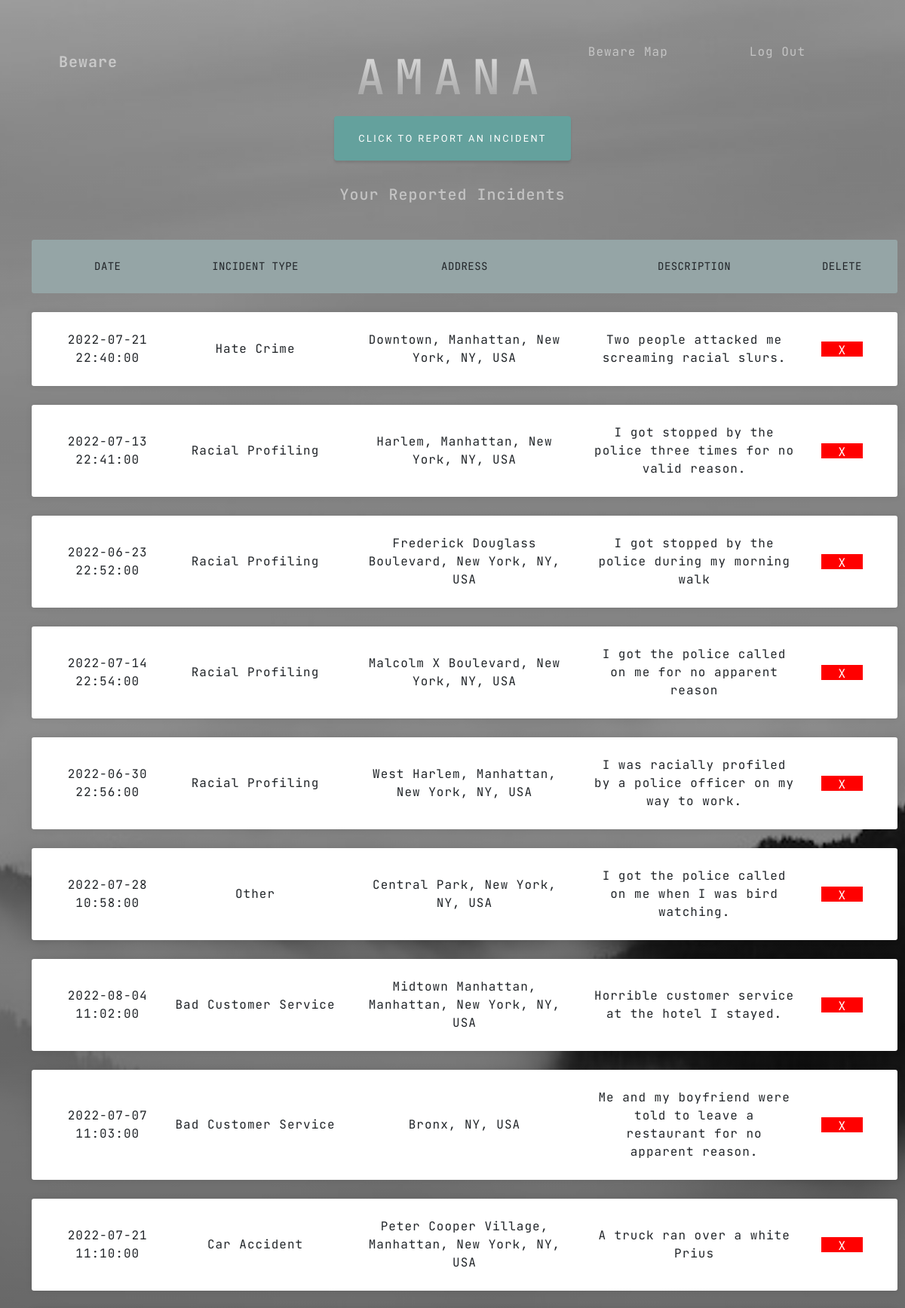
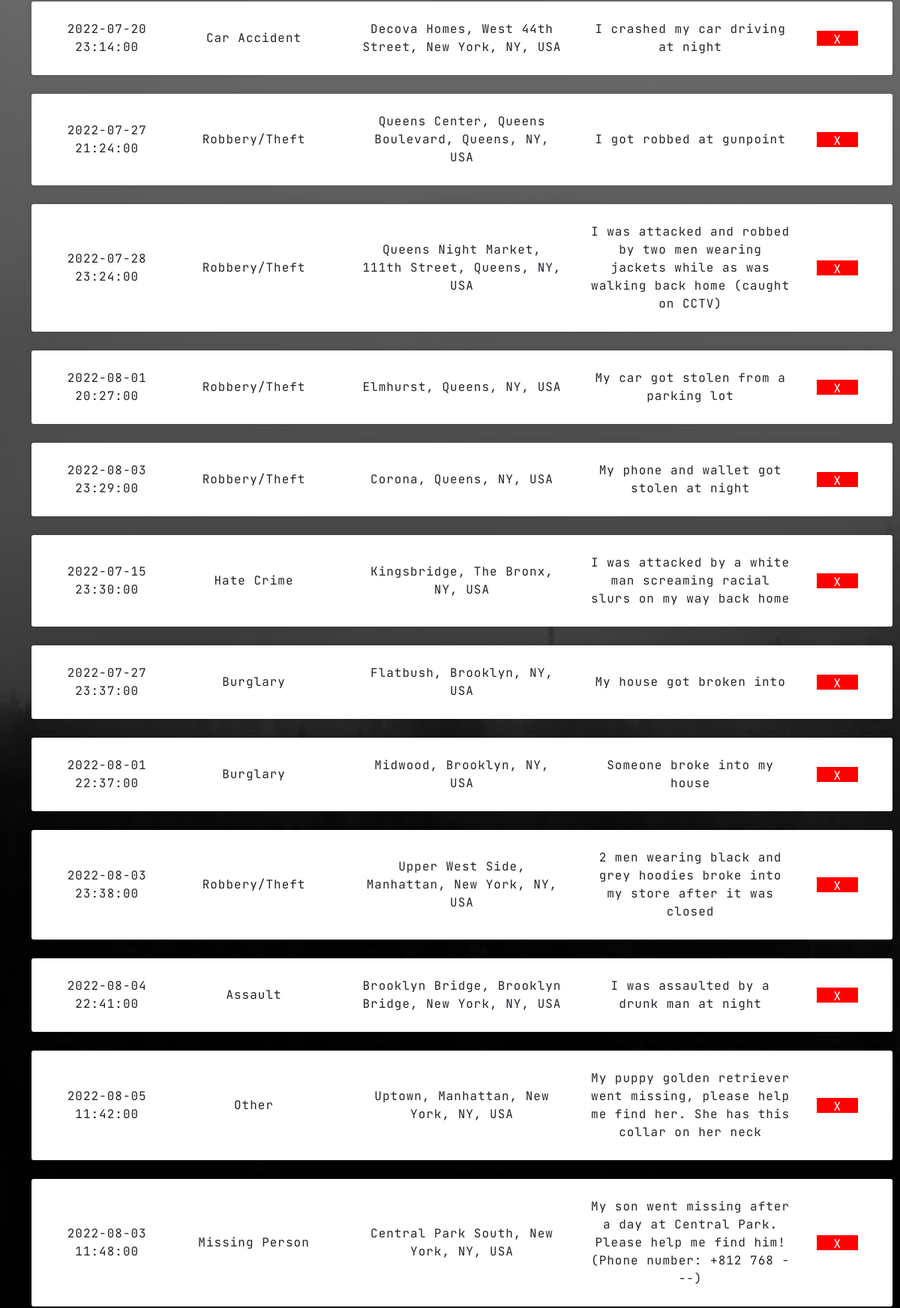
Screenshot of /myprofile (signed in, upper part) with the database file from the repository (2 pictures, top to bottom).
### model.py (models this page shows, shortened)
class Report(db.Model):
    id = db.Column(db.Integer, primary_key=True)
    address = db.Column(db.String(200), nullable=False)
    incident = db.Column(db.String(50), nullable=False)
    date = db.Column(db.DateTime(), nullable=False)
    description = db.Column(db.String(500), nullable=False)
    latitude = db.Column(db.String(10), nullable=False)
    longitude = db.Column(db.String(10), nullable=False)
    username = db.Column(db.String(20), nullable=False)
    image_file = db.Column(db.String(20), nullable = True)

### beware.py (the view)
@app.route("/myprofile")
def profile():
    if session.get('username'):
        return render_template('profile.html', user_reports= Report.query.filter_by(username=session['username']).all(), username= session['username'], types = types)
    else:
        return redirect(url_for('home'))

### templates/profile.html (shortened to what this page needs)
{% extends 'layout.html' %}
{% block navbar %}
<nav class="navbar navbar-expand-lg navbar-light fixed-top" id="mainNav">
    <div class="container px-4 px-lg-5">
        <a class="navbar-brand" href="{{ url_for('home') }}">Beware</a>
        <div class="collapse navbar-collapse" id="navbarResponsive">
            <ul class="navbar-nav ms-auto">
                <li class="nav-item"><a class="nav-link" href="{{ url_for('beware_map') }}">Beware Map</a></li>
                {% if session.username%}
                <li class="nav-item"><a class="nav-link" href="{{ url_for('logout') }}">Log Out</a></li>
                {%else%}
                <li class="nav-item"><a class="nav-link" href="{{ url_for('login') }}">Log In</a></li>
                {%endif%}
            </ul>
        </div>
    </div>
</nav>
{% endblock %}
{% block masthead %}
<header class="masthead">
    <div class="container px-4 px-lg-5 d-flex h-100 align-items-center justify-content-center">
        <div class="d-flex justify-content-center">
            <div class="text-center">
                <h1 class="mx-auto my-0 text-uppercase" style="font-size:4em; margin-top:50px!important;">{{username}}</h1>
                <a class="btn btn-primary" style="margin-left: auto; margin-right: auto; margin-bottom:25px;" href="{{ url_for('report') }}">Click to report an incident</a>
                <div class="user-report-table" >
                    <h2 class="text-white-50 mx-auto mt-2 mb-5">Your Reported Incidents</h2>
                    <ul class="responsive-table">
                        <li class="table-header">
                        <div class="col col-1">Date</div>
                        <div class="col col-2">Incident Type</div>
                        <div class="col col-3">Address</div>
                        <div class="col col-4">Description</div>
                        <div class="col col-5">Delete</div>
                        </li>
                        {% for item in user_reports %}
                        <li class="table-row">
                        <div class="col col-1" data-label="Date">{{item.date}}</div>
                        <div class="col col-2" data-label="Incident">{{types[item.incident]}}</div>
                        <div class="col col-3" data-label="Address">{{item.address}}</div>
                        <div class="col col-4" data-label="Descrption">{{item.description}}</div>
                        <button type="button" class="col-5 delete"  onclick="delete_request({{item.id}})">X</button></span></a>
                        </li>
                        {% endfor %}
                    </ul>
                </div>
            </div>
        </div>
    </div>
</header>
{% endblock %}

### templates/layout.html (shortened to what this page needs)
<!DOCTYPE html>
<html lang="en">
    <head>
        <link href="{{url_for('static', filename='css/styles.css')}}" rel="stylesheet" />
    </head>
    <body id="page-top">
        {% block navbar %} {% endblock %}
        {% block masthead %} {% endblock %}
    </body>
</html>

### templates/profile.html (style rules this page uses)
header { height: auto !important; }

### rows the page displays
Report: date "2022-07-21 22:40:00", incident "Hate Crime", address "Downtown, Manhattan, New York, NY, USA", description "Two people attacked me screaming racial slurs."
Report: date "2022-07-13 22:41:00", incident "Racial Profiling", address "Harlem, Manhattan, New York, NY, USA", description "I got stopped by the police three times for no valid reason."
Report: date "2022-06-23 22:52:00", incident "Racial Profiling", address "Frederick Douglass Boulevard, New York, NY, USA", description "I got stopped by the police during my morning walk"
Report: date "2022-07-14 22:54:00", incident "Racial Profiling", address "Malcolm X Boulevard, New York, NY, USA", description "I got the police called on me for no apparent reason"
Report: date "2022-06-30 22:56:00", incident "Racial Profiling", address "West Harlem, Manhattan, New York, NY, USA", description "I was racially profiled by a police officer on my way to work."
Report: date "2022-07-28 10:58:00", incident "Other", address "Central Park, New York, NY, USA", description "I got the police called on me when I was bird watching."
Report: date "2022-08-04 11:02:00", incident "Bad Customer Service", address "Midtown Manhattan, Manhattan, New York, NY, USA", description "Horrible customer service at the hotel I stayed."
Report: date "2022-07-07 11:03:00", incident "Bad Customer Service", address "Bronx, NY, USA", description "Me and my boyfriend were told to leave a restaurant for no apparent reason."
Report: date "2022-07-21 11:10:00", incident "Car Accident", address "Peter Cooper Village, Manhattan, New York, NY, USA", description "A truck ran over a white Prius"
Report: date "2022-07-20 23:14:00", incident "Car Accident", address "Decova Homes, West 44th Street, New York, NY, USA", description "I crashed my car driving at night"
Report: date "2022-07-27 21:24:00", incident "Robbery/Theft", address "Queens Center, Queens Boulevard, Queens, NY, USA", description "I got robbed at gunpoint"
Report: date "2022-07-28 23:24:00", incident "Robbery/Theft", address "Queens Night Market, 111th Street, Queens, NY, USA", description "I was attacked and robbed by two men wearing jackets while as was walking back home (caught on CCTV)"
Report: date "2022-08-01 20:27:00", incident "Robbery/Theft", address "Elmhurst, Queens, NY, USA", description "My car got stolen from a parking lot"
Report: date "2022-08-03 23:29:00", incident "Robbery/Theft", address "Corona, Queens, NY, USA", description "My phone and wallet got stolen at night"
Report: date "2022-07-15 23:30:00", incident "Hate Crime", address "Kingsbridge, The Bronx, NY, USA", description "I was attacked by a white man screaming racial slurs on my way back home"
Report: date "2022-07-27 23:37:00", incident "Burglary", address "Flatbush, Brooklyn, NY, USA", description "My house got broken into"
Report: date "2022-08-01 22:37:00", incident "Burglary", address "Midwood, Brooklyn, NY, USA", description "Someone broke into my house"
Report: date "2022-08-03 23:38:00", incident "Robbery/Theft", address "Upper West Side, Manhattan, New York, NY, USA", description "2 men wearing black and grey hoodies broke into my store after it was closed"
Report: date "2022-08-04 22:41:00", incident "Assault", address "Brooklyn Bridge, Brooklyn Bridge, New York, NY, USA", description "I was assaulted by a drunk man at night"
Report: date "2022-08-05 11:42:00", incident "Other", address "Uptown, Manhattan, New York, NY, USA", description "My puppy golden retriever went missing, please help me find her. She has this collar on her neck"
Report: date "2022-08-03 11:48:00", incident "Missing Person", address "Central Park South, New York, NY, USA", description "My son went missing after a day at Central Park. Please help me find him! (Phone number: +812 768 ---)"

### other values shown
{{ username }} "AMANA"
